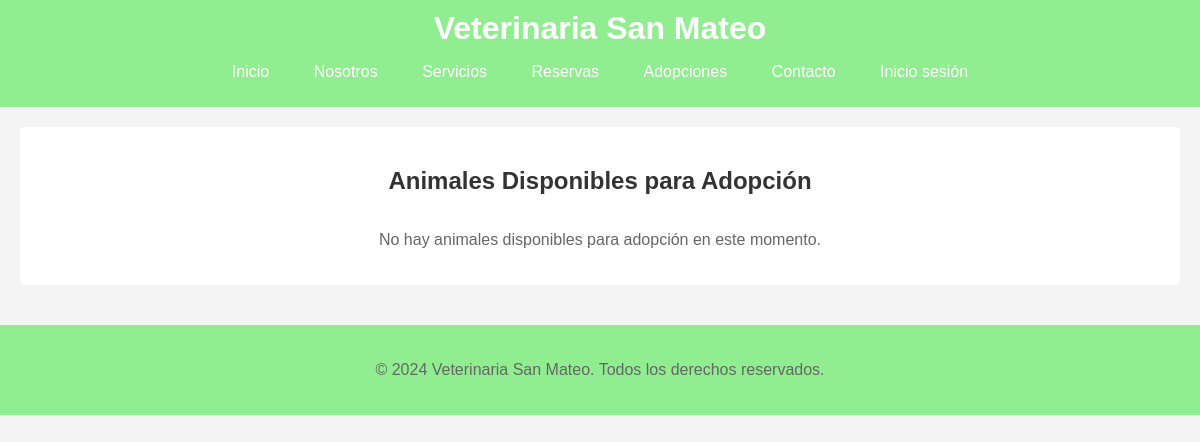
Page /adopciones.php on the earlier database version.
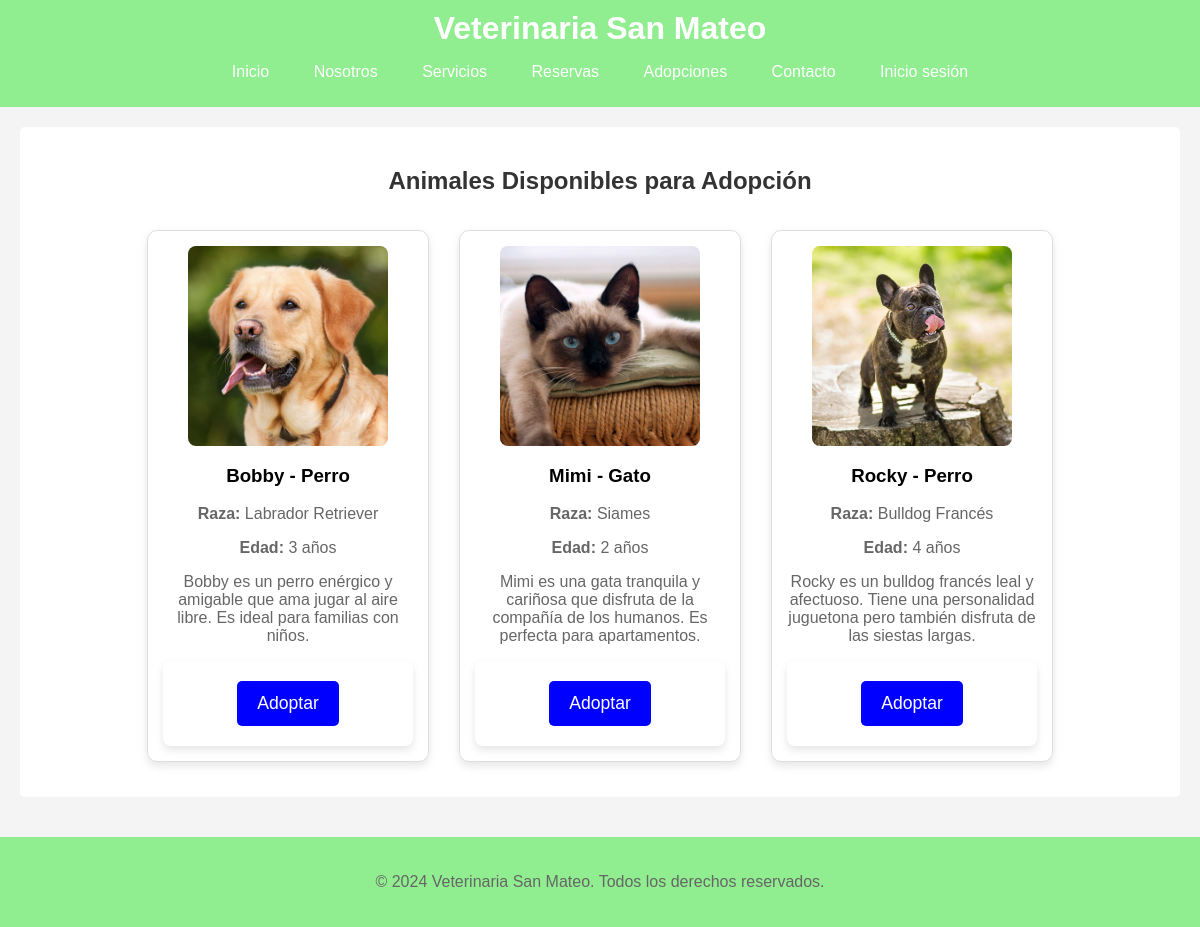
Same page on the later database version.
### tables this page shows
CREATE TABLE IF NOT EXISTS animales_disponibles (
    id INT AUTO_INCREMENT PRIMARY KEY,
    nombre VARCHAR(50) NOT NULL,
    tipo_animal VARCHAR(30) NOT NULL,
    raza VARCHAR(50) NOT NULL,
    anos INT NOT NULL,
    descripcion TEXT
);

### functions.php (called while the page is built, shortened)
<?php
include("db.php");
function getMenu(){
    $menu = array(
        array("url" => "index.php", "name" => "Inicio")
    );
    if (!isset($_SESSION["usuario"]) || $_SESSION["usuario"] == "") {
        $menu[] = array("url" => "nosotros.php", "name" => "Nosotros");
        $menu[] = array("url" => "servicios.php", "name" => "Servicios");
    }
    $menu[] = array("url" => "reservas.php", "name" => "Reservas");
    $menu[] = array("url" => "adopciones.php", "name" => "Adopciones");
    if (isset($_SESSION["usuario"]) && $_SESSION["usuario"] != "") {
        $menu[] = array("url" => "ver_reservas.php", "name" => "Ver Reservas");
        $menu[] = array("url" => "ver_adopciones.php", "name" => "Ver Adopciones");
        $menu[] = array("url" => "historial.php", "name" => "Historial Medico");
        $menu[] = array("url" => "recomendaciones.php", "name" => "Recomendaciones");
        $menu[] = array("url" => "salir.php", "name" => "Salir");
    } else {
        $menu[] = array("url" => "contacto.php", "name" => "Contacto");
        $menu[] = array("url" => "ingresar.php", "name" => "Inicio sesión");
    }
    return $menu;
}
function getAnimalesDisponibles() {
    global $conn;
    $query = "SELECT * FROM animales_disponibles";
    $result = $conn->query($query);
    if ($result) {
        return $result->fetch_all(MYSQLI_ASSOC);
    } else {
        echo "Error al obtener los animales disponibles: " . $conn->error;
        return [];
    }
}

### adopciones.php (the view, shortened to what this page needs)
<?php
include 'functions.php';
$menu = getMenu();
$animales = getAnimalesDisponibles();
?>
<!DOCTYPE html>
<html lang="es">
<head>
    <link rel="stylesheet" href="./css/style.css">
</head>
<body>
    <header>
        <h1>Veterinaria San Mateo</h1>
        <nav>
            <ul>
                <?php foreach ($menu as $item) { ?>
                    <li><a href="<?php echo $item["url"]; ?>"><?php echo $item["name"]; ?></a></li>
                <?php } ?>
            </ul>
        </nav>
    </header>
    <main>
        <section>
            <h2>Animales Disponibles para Adopción</h2>
            <div class="animales-container">
                <?php if (!empty($animales)): ?>
                    <?php foreach ($animales as $animal): ?>
                        <div class="animal-card">
                            <?php
                            $image_file = '';
                            if (stripos($animal['raza'], 'Labrador') !== false) {
                                $image_file = 'Labrador.jpg';
                            } elseif (stripos($animal['tipo_animal'], 'Gato') !== false) {
                                $image_file = 'gato.jpg';
                            } elseif (stripos($animal['raza'], 'Bulldog') !== false) {
                                $image_file = 'bulldog.jpg';
                            }
                            ?>
                            <img src="./images/<?php echo $image_file; ?>" alt="<?php echo $animal['nombre']; ?>" class="animal-img">
                            <h3><?php echo $animal['nombre']; ?> - <?php echo $animal['tipo_animal']; ?></h3>
                            <p><strong>Raza:</strong> <?php echo $animal['raza']; ?></p>
                            <p><strong>Edad:</strong> <?php echo $animal['anos']; ?> años</p>
                            <p><?php echo $animal['descripcion']; ?></p>
                            <form method="post" action="procesar_adopcion.php">
                                <button type="submit">Adoptar</button>
                            </form>
                        </div>
                    <?php endforeach; ?>
                <?php else: ?>
                    <p>No hay animales disponibles para adopción en este momento.</p>
                <?php endif; ?>
            </div>
        </section>
    </main>
    <footer>
        <p>&copy; 2024 Veterinaria San Mateo. Todos los derechos reservados.</p>
    </footer>
</body>
</html>

### CSS/style.css (style rules this page uses)
body { font-family: Arial, sans-serif; margin: 0; padding: 0; background-color: #f4f4f4; }
header { background-color: lightgreen; color: #fff; padding: 10px 0; text-align: center; }
header h1 { margin: 0; }
nav ul { list-style: none; padding: 0; }
nav ul li { display: inline; margin: 0 10px; }
nav ul li a { color: #fff; text-decoration: none; padding: 5px 10px; border-radius: 3px; }
main { padding: 20px; }
section { margin-bottom: 20px; background-color: #fff; padding: 20px; border-radius: 5px; text-align: center; }
h2 { color: #333; }
p { color: #666; }
form { max-width: 600px; margin: 0 auto; padding: 20px; background-color: #fff; border-radius: 8px; box-shadow: 0 4px 8px rgba(0, 0, 0, 0.1); }
form button[type="submit"] { padding: 12px 20px; background-color: blue; color: #fff; border: none; border-radius: 5px; font-size: 1.1em; cursor: pointer; transition: background-color 0.3s ease, transform 0.2s ease; }
footer { background-color: lightgreen; color: black; padding: 20px 0; text-align: center; }
.animal-img { width: 200px; height: 200px; object-fit: cover; border-radius: 8px; display: block; margin: 0 auto; }
.animal-card { border: 1px solid #ddd; border-radius: 10px; padding: 15px; margin: 15px; text-align: center; width: 250px; box-shadow: 0 4px 8px rgba(0, 0, 0, 0.1); display: inline-block; }
.animales-container { display: flex; flex-wrap: wrap; justify-content: center; }

Differences in the rows shown:
added animales_disponibles: shows a picture, nombre "Bobby", tipo_animal "Perro", raza "Labrador Retriever", anos "3", descripcion "Bobby es un perro enérgico y amigable que ama jugar al aire libre. Es ideal para familias con niños."
added animales_disponibles: shows a picture, nombre "Mimi", tipo_animal "Gato", raza "Siames", anos "2", descripcion "Mimi es una gata tranquila y cariñosa que disfruta de la compañía de los humanos. Es perfecta para apartamentos."
added animales_disponibles: shows a picture, nombre "Rocky", tipo_animal "Perro", raza "Bulldog Francés", anos "4", descripcion "Rocky es un bulldog francés leal y afectuoso. Tiene una personalidad juguetona pero también disfruta de las siestas largas."
Other differences:
text no longer shown: "No hay animales disponibles para adopción en este momento."
